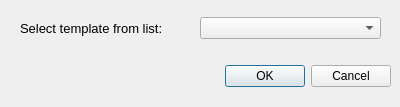
<?xml version="1.0" encoding="UTF-8"?>
<ui version="4.0">
 <class>TemplatesDialog</class>
 <widget class="QDialog" name="TemplatesDialog">
  <property name="geometry">
   <rect>
    <x>0</x>
    <y>0</y>
    <width>400</width>
    <height>107</height>
   </rect>
  </property>
  <property name="windowTitle">
   <string>Dialog</string>
  </property>
  <widget class="QDialogButtonBox" name="buttonBox">
   <property name="geometry">
    <rect>
     <x>10</x>
     <y>60</y>
     <width>381</width>
     <height>32</height>
    </rect>
   </property>
   <property name="orientation">
    <enum>Qt::Horizontal</enum>
   </property>
   <property name="standardButtons">
    <set>QDialogButtonBox::Cancel|QDialogButtonBox::Ok</set>
   </property>
  </widget>
  <widget class="QLabel" name="label">
   <property name="geometry">
    <rect>
     <x>20</x>
     <y>20</y>
     <width>151</width>
     <height>16</height>
    </rect>
   </property>
   <property name="font">
    <font>
     <pointsize>10</pointsize>
    </font>
   </property>
   <property name="text">
    <string>Select template from list:</string>
   </property>
  </widget>
  <widget class="QComboBox" name="comboBoxTemplates">
   <property name="geometry">
    <rect>
     <x>200</x>
     <y>17</y>
     <width>181</width>
     <height>22</height>
    </rect>
   </property>
  </widget>
 </widget>
 <resources/>
 <connections>
  <connection>
   <sender>buttonBox</sender>
   <signal>accepted()</signal>
   <receiver>TemplatesDialog</receiver>
   <slot>accept()</slot>
   <hints>
    <hint type="sourcelabel">
     <x>248</x>
     <y>254</y>
    </hint>
    <hint type="destinationlabel">
     <x>157</x>
     <y>274</y>
    </hint>
   </hints>
  </connection>
  <connection>
   <sender>buttonBox</sender>
   <signal>rejected()</signal>
   <receiver>TemplatesDialog</receiver>
   <slot>reject()</slot>
   <hints>
    <hint type="sourcelabel">
     <x>316</x>
     <y>260</y>
    </hint>
    <hint type="destinationlabel">
     <x>286</x>
     <y>274</y>
    </hint>
   </hints>
  </connection>
 </connections>
</ui>
